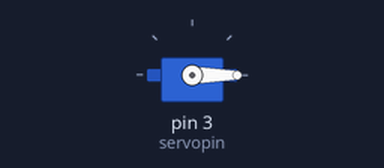
Recording of a sketch running on a simulated Arduino Uno, built with avr-gcc and run on an emulated ATmega328P. On the bench: servo.

Above: at 0.05 s.
At 9.95 s:
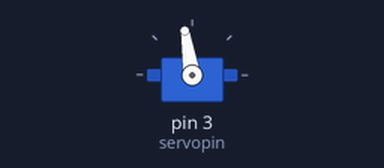
At 19.96 s:
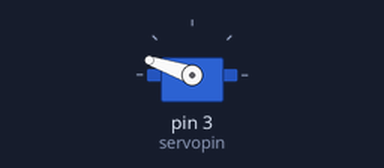
At 39.88 s:
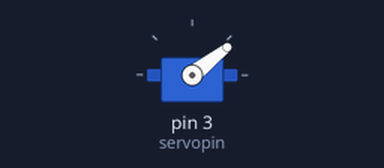
Timing chart, 0 to 40.0 s (numbered marks = the images above):
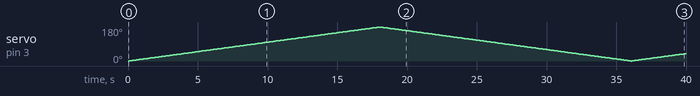

Measured:
- by itself, servo on pin 3 (servopin): 0° → 1° at 0.10 s, → 2° 0.10 s later, → 3° 0.10 s later, → 4° 0.10 s later, … (399 changes in this stretch)

The sketch:

task_1_2_4.ino
```cpp
#include <Servo.h>

int servopin = 3;
Servo servo;


void setup() {
  // put your setup code here, to run once:
  servo.attach(servopin);
}

void loop() {
  // put your main code here, to run repeatedly:
  for(int i=0; i<180;i++)
  {
    servo.write(i);
    delay(100);
  }
  for(int i=180;i>0;i--)
  {
    servo.write(i);
    delay(100);
  }
}
```
